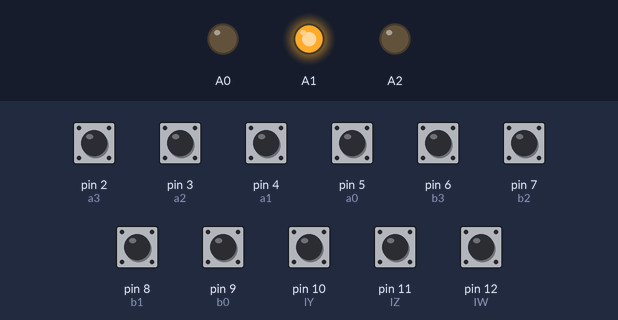
Simulated run of this sketch. Board: Arduino Uno, built with avr-gcc and run on an emulated ATmega328P. Parts: output pins drawn as LEDs (lit = HIGH). Inputs (shaded band) come from the test bench; at power-on: pin 2 (a3), pin 3 (a2), pin 4 (a1), pin 5 (a0), pin 6 (b3), pin 7 (b2), pin 8 (b1), pin 9 (b0), pin 10 (IY), pin 11 (IZ), pin 12 (IW) HIGH.

Above: at 1.2 s.
1.3 s: pin 2 (a3) pulled LOW for 0.15 s
At 1.37 s:
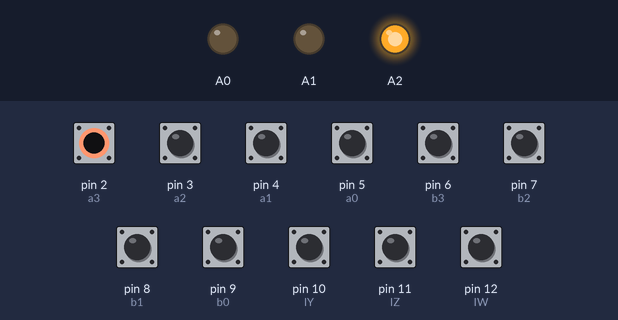
2.9 s: pin 6 (b3) pulled LOW for 0.15 s
At 2.97 s:
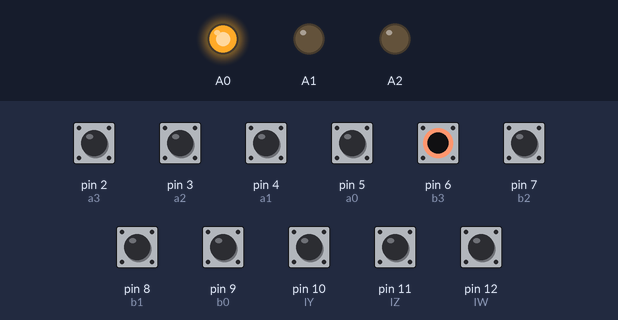
4.5 s: pin 11 (IZ) pulled LOW for 0.15 s
At 4.57 s:
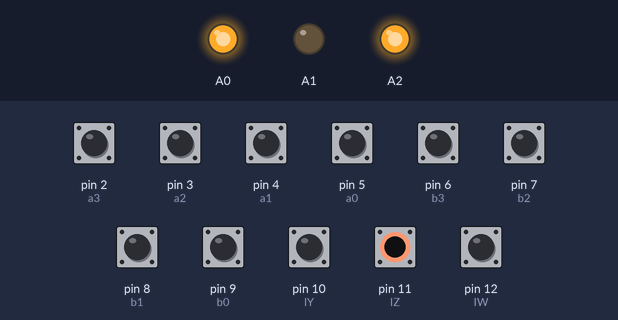
Timing chart, 0 to 7.5 s (numbered marks = the images above; inputs shaded):
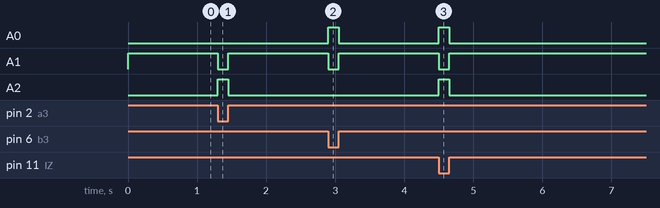

Measured:
- after the input at 1.3 s, A1: HIGH → LOW at once, → HIGH 0.15 s later; A2: LOW → HIGH at once, → LOW 0.15 s later
- after the input at 2.9 s, A0: LOW → HIGH at once, → LOW 0.15 s later; A1: HIGH → LOW at once, → HIGH 0.15 s later
- after the input at 4.5 s, A0, A2: LOW → HIGH at once, → LOW 0.15 s later; A1: HIGH → LOW at once, → HIGH 0.15 s later

The sketch:

_7485.ino
```cpp
//Autor:Dario Jorge Iglesias
//Declaración de variables booleanas
boolean b3,b2,b1,b0,a3,a2;
boolean a1,a0,Y,Z,W,R,S,T,U;
boolean A,B,C,D,IZ,IW,IY;
//Y ES A>B, Z ES A=B, W ES A<B
void setup(){//configuración I/O
 pinMode(2,INPUT_PULLUP);//a3
 pinMode(3,INPUT_PULLUP);//a2
 pinMode(4,INPUT_PULLUP);//a1
 pinMode(5,INPUT_PULLUP);//a0
 pinMode(6,INPUT_PULLUP);//b3
 pinMode(7,INPUT_PULLUP);//b2
 pinMode(8,INPUT_PULLUP);//b1
 pinMode(9,INPUT_PULLUP);//b0
 pinMode(10,INPUT_PULLUP);//IY
 pinMode(11,INPUT_PULLUP);//IZ
 pinMode(12,INPUT_PULLUP);//IW
 pinMode(A0,OUTPUT);//Y=A>B
 pinMode(A1,OUTPUT);//Z=A=B
 pinMode(A2,OUTPUT);}//W=A<B
void loop(){//ciclo infinito
 a3=digitalRead(2);//read pines digitales
 a2=digitalRead(3);
 a1=digitalRead(4);
 a0=digitalRead(5);
 b3=digitalRead(6);
 b2=digitalRead(7);
 b1=digitalRead(8);
 b0=digitalRead(9);
 IY=digitalRead(10);
 IZ=digitalRead(11);
 IW=digitalRead(12);
 IW=IY=LOW;//PARA PRIMER MÓDULO IZ=H,IW=IY=L
 A=!(a3&b3);
 B=!(a2&b2);
 C=!(a1&b1);
 D=!(a0&b0);
 R=!((a3&A)|(b3&A));
 S=!((a2&B)|(b2&B));
 T=!((a1&C)|(b1&C));
 U=!((a0&D)|(b0&D));
 //Y=A>B//Z=A=B//W=A<B
 Y=!(A&b3)&!(b2&B&R)&!(b1&C&R&S)&!
 (b0&D&R&S&T)&!(R&S&T&U&IW)&!(R&S&T&U&IZ);
 W=!(A&a3)&!(a2&B&R)&!(a1&C&R&S)&!
 (a0&D&R&S&T)&!(R&S&T&U&IY)&!(R&S&T&U&IZ);
 Z=(R&S&IZ&T&U);
 digitalWrite(A0,Y);//actualizamos salida
 digitalWrite(A1,Z);//actualizamos salida
 digitalWrite(A2,W);}//actualizamos salida
```
